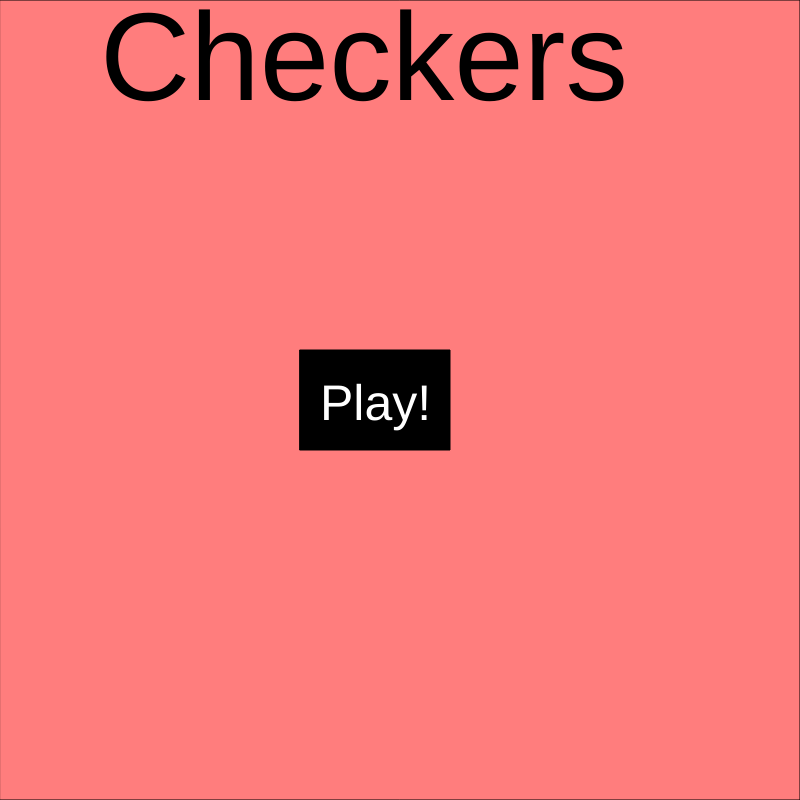
Frame 1 (no input)
Frame 60 (no input): identical to frame 1, image omitted
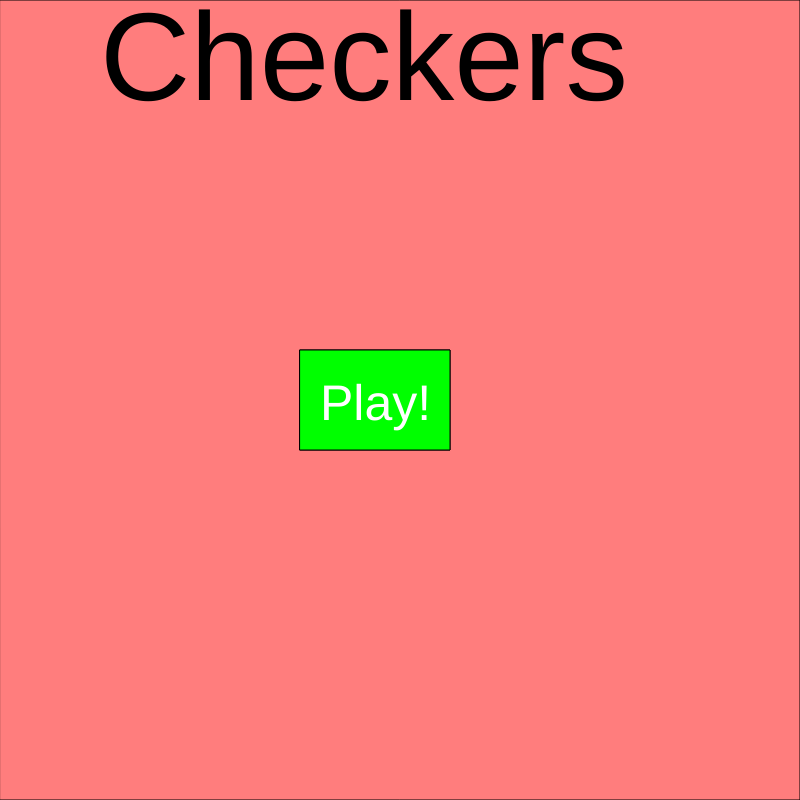
Frame 120 (the mouse pressed at the canvas centre since frame 60)

The p5.js sketch that drew these frames (run headless with seeded random() and noise() and a simulated clock; from frame 60 on, the mouse is pressed at the canvas centre):

// p5.js sketch
// ── sketch.js
// Project Title
// Brett Sane
// Date
//
// Extra for Experts:
// - describe what you did to take this project "above and beyond"

let state;
let x, y;
let dx, dy;
let x2, y2;
let rx, rx2;
let h, w;
let isFilledWithBlack;

function setup() {
  createCanvas(800, 800);
  h = height/8;                 //setup
  w = width/8;
  isFilledWithBlack = false;
  state = 1;

}

function draw() {
  //background(235);
  //mainMenu();
  checkState();
  //gameBoard();      //draw loop
  redPeices();
  blackPeices();


}

function checkState(){
  if (state === 1){       //checks what state you are in
    mainMenu();
  }
  if (state === 2){
    gameBoard();
  }
}

function mainMenu(){
  x = 800;
  y = 800;
  fill(255, 125, 125);       //background
  rect(0, 0, x, y);

  fill(0);
  textSize(125);              //Title
  text("Checkers", 100, 100);




  fill(0);
  rect(300, 350, 150, 100);   //button

  fill(255);
  textSize(50);                 //play text
  text("Play!", 320, 420);

  if (mouseX >= 300 && mouseX <= 500 && mouseY >= 350 && mouseY <= 450){
    fill(0, 255, 0);
    rect(300, 350, 150, 100);       //changes the color of button


    fill(255);
    textSize(50);
    text("Play!", 320, 420);      //play text


  }

}

function mouseClicked(){
  if (mouseX >= 300 && mouseX <= 500 && mouseY >= 350 && mouseY <= 450){    // if you click the button, the state changes
    state = 2;
  }
}



function gameBoard(){
  if (state === 2){
    for (let i = 0; i < 800; i++){
      for (let j = 0; j < 800; j++){    //draws the checker board

        if (isFilledWithBlack){
          fill(0);
        }

        else{
          fill(255);

        }
        rect(i*w, j*h, w, h);
        isFilledWithBlack = !isFilledWithBlack;


      }
      isFilledWithBlack = !isFilledWithBlack;
    }
  }
}




function redPeices(){
  if (state === 2){
    rx = width/4;
    rx2 = width/4;
    y = 50;                         //Draws the red peices
    y2 = 150;
    for(let i = 0; i < 4; i ++){
      fill(255, 0, 0);
      noStroke();
      ellipse(rx*i + y, 150, 100, 100);
      ellipse(rx2*i + y2, 50, 100, 100);
    }
  }
}

function blackPeices(){
  if (state === 2){
    x = width/4;
    x2 = width/4;                   //draws the black peices
    y = 50;
    y2 = 150;
    for(let i = 0; i < 4; i ++){
      fill(100, 100, 100);
      noStroke();
      ellipse(x*i + y, 750, 100, 100);
      ellipse(x2*i + y2, 650, 100, 100);
    }
  }
}
